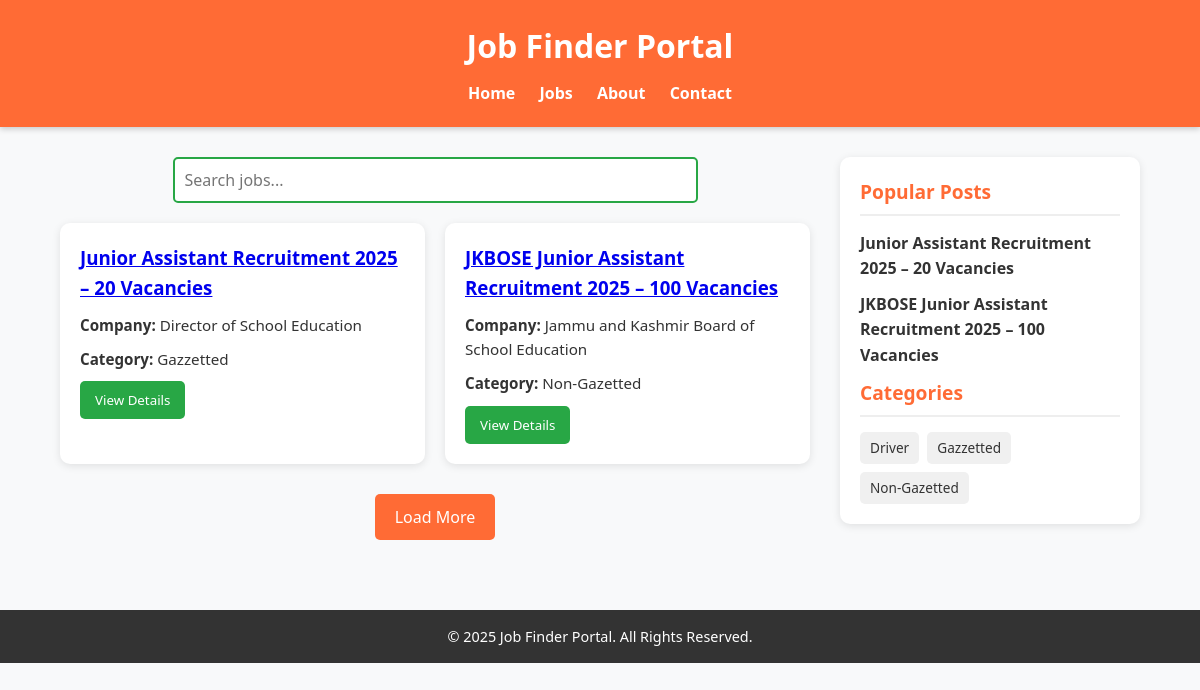
The page / on the database its author committed.
### blog/models.py (models this page shows, shortened)
class JobBlogPost(models.Model):
    job_type = models.ForeignKey(JobType, on_delete=models.CASCADE)
    company_name = models.CharField(max_length=200)
    job_category = models.ForeignKey(JobCategory, on_delete=models.CASCADE)
    job_title = models.CharField(max_length=200)
    slug = models.SlugField(unique=True, blank=True, null=True)
    blog_detail = CKEditor5Field(
        help_text="Detailed description of the blog",
        config_name='extends',
        default="No description provided."
        )
    published_date = models.DateTimeField(auto_now_add=True)
    popular_post = models.BooleanField(default=False)

class JobCategory(models.Model):
    name = models.CharField(max_length=100, unique=True)
    class Meta:
        verbose_name_plural = "Job Categories"
    def __str__(self):
        return self.name

### blog/views.py (the view)
# urls.py: path('', views.index, name='index'),
def index(request):
    jobs = JobBlogPost.objects.all().order_by('-published_date')
    categories = JobCategory.objects.all()
    return render(request, 'blog/index.html', {'jobs': jobs, 'categories': categories})

### blog/templates/blog/index.html (shortened to what this page needs)
{% extends "blog/base.html" %}
{% block content %}
  <main>
    <div class="search-bar">
      <form method="GET" action="{% url 'index' %}">
      <input type="text" id="searchInput" name="q" placeholder="Search jobs..." value="{{ query|default:'' }}">
      </form>
    </div>
  <section class="jobs">
    {% for job in jobs %}
      <div class="job-card show">
        <h3> <a href="{% url 'job_detail' job.slug %}">{{ job.job_title }}</a></h3>
        <p><strong>Company:</strong> {{ job.company_name }}</p>
        <p><strong>Category:</strong> {{ job.job_category }}</p>
        <a href="{% url 'job_detail' job.slug %}">
          <button>View Details</button>
        </a>
      </div>
    {% empty %}
      <p>No jobs found.</p>
    {% endfor %}
  </section>
  <button id="loadMore">Load More</button>
  </main>
  <aside>
    <h3>Popular Posts</h3>
    <ul class="popular-posts">
      {% for job in jobs %}
      <li><a href="{% url 'job_detail' job.slug %}">{{ job.job_title }}</a></li>
      {% endfor %}
    </ul>
    <h3>Categories</h3>
    <div class="categories">
      {% for category in categories %}
        <a href="#">{{ category.name }}</a>
      {% endfor %}
    </div>
  </aside>
{% endblock %}

### blog/static/blog/css/styles.css (style rules this page uses)
* { margin: 0; padding: 0; box-sizing: border-box; font-family: "Segoe UI", Tahoma, Geneva, Verdana, sans-serif; }
body { background: #f8f9fa; color: #333; line-height: 1.6; }
.search-bar { margin-bottom: 20px; text-align: center; }
.search-bar input { width: 70%; padding: 10px; border: 2px solid #28a745; border-radius: 5px; font-size: 1rem; }
.jobs { display: grid; grid-template-columns: repeat(auto-fit, minmax(280px, 1fr)); gap: 20px; }
.job-card { background: white; border-radius: 10px; box-shadow: 0 2px 8px rgba(0,0,0,0.1); padding: 20px; transition: transform 0.2s; display: none; }
.job-card.show { display: block; }
.job-card h3 { color: #ff6b35; margin-bottom: 10px; }
.job-card p { font-size: 0.95rem; margin-bottom: 10px; }
.job-card button { background: #28a745; color: white; border: none; padding: 10px 15px; border-radius: 5px; cursor: pointer; transition: background 0.3s; }
#loadMore { display: block; margin: 30px auto; background: #ff6b35; color: white; border: none; padding: 12px 20px; border-radius: 5px; cursor: pointer; font-size: 1rem; transition: background 0.3s; }
aside { background: white; padding: 20px; border-radius: 10px; box-shadow: 0 2px 8px rgba(0,0,0,0.1); height: fit-content; }
aside h3 { margin-bottom: 15px; font-size: 1.2rem; color: #ff6b35; border-bottom: 2px solid #eee; padding-bottom: 5px; }
.popular-posts li, .categories li { list-style: none; margin-bottom: 10px; }
.popular-posts a, .categories a { text-decoration: none; color: #333; transition: color 0.3s; }
.categories { display: flex; flex-wrap: wrap; gap: 8px; }
.categories a { background: #f0f0f0; padding: 5px 10px; border-radius: 5px; font-size: 0.85rem; }
aside h3 { margin-top: 0; font-size: 1.2rem; color: #ff6b35; border-bottom: 2px solid #eee; padding-bottom: 6px; }
aside ul { list-style: none; padding: 0; margin: 0; }
aside ul li { margin-bottom: 10px; }
aside ul li a { color: #28a745; font-weight: bold; text-decoration: none; transition: color 0.3s; }

### rows shown on the page
JobBlogPost: job_title "Junior Assistant Recruitment 2025 – 20 Vacancies", company_name "Director of School Education", job_category "Gazzetted"
JobBlogPost: job_title "JKBOSE Junior Assistant Recruitment 2025 – 100 Vacancies", company_name "Jammu and Kashmir Board of School Education", job_category "Non-Gazetted"
JobCategory: name "Driver"
JobCategory: name "Gazzetted"
JobCategory: name "Non-Gazetted"
